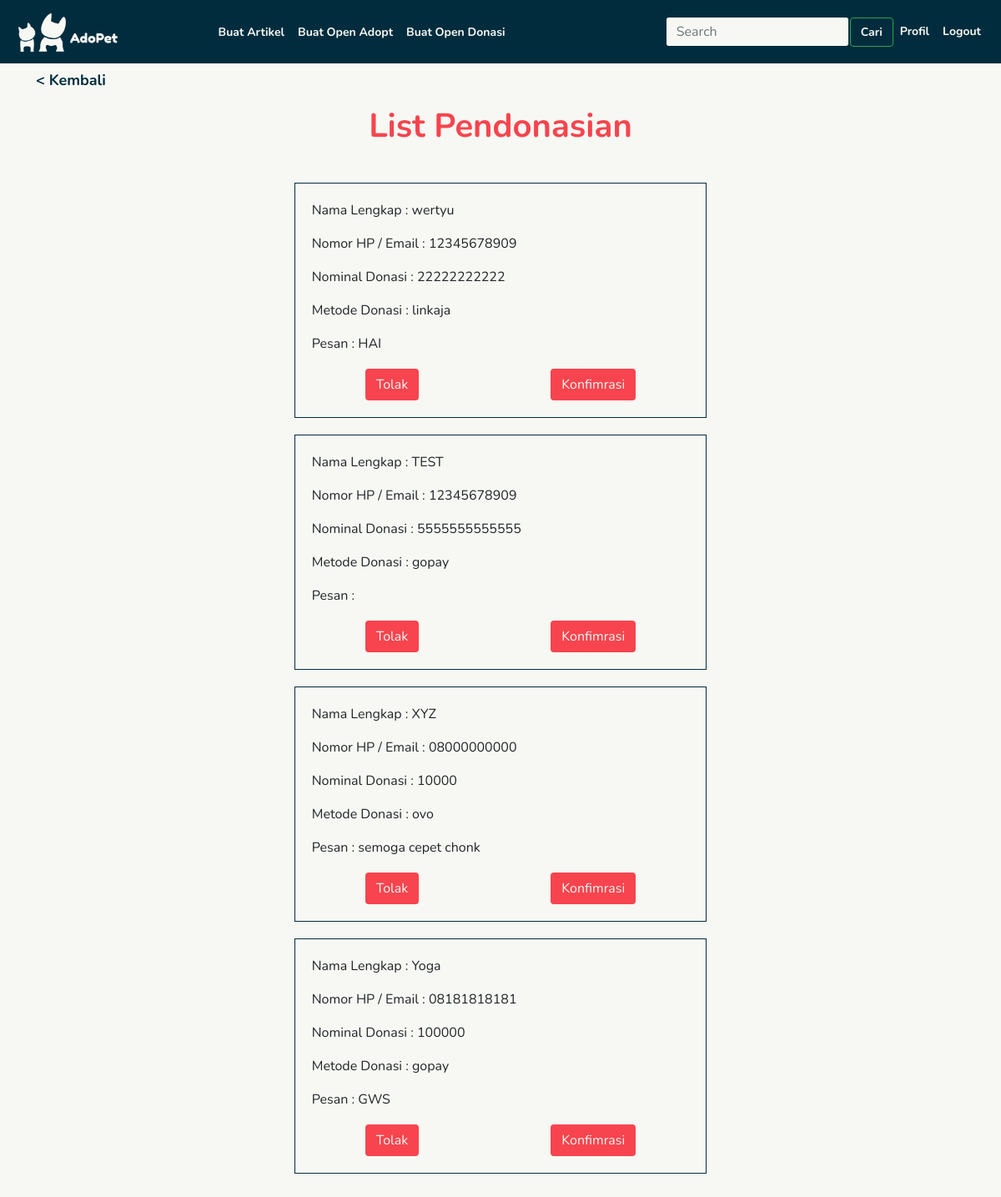
The app's page /user/detail-donasi/2/list-donasi/ with its own data.
### user/models.py (models this page shows)
class Pendonasian(models.Model):
    METODE = [
        ("gopay", "Gopay"),
        ("jenius", "Jenius"),
        ("linkaja", "Linkaja"),
        ("ovo", "OVO"),
        ("bca", "BCA"),
        ("bni", "BNI"),
        ("bri", "BRI"),
        ("mandiri", "Mandiri"),
        ("visa", "Visa")
    ]
    id_donasi = models.CharField(max_length = 50, default = "")
    nominal_donasi = models.CharField(max_length = 50)
    metode_donasi = models.CharField(max_length = 50, choices = METODE)
    nama_pendonasi = models.CharField(max_length = 50)
    hp_email = models.CharField(max_length = 50)
    dukungan = models.CharField(max_length = 500)

### user/views.py (the view)
# urls.py: path('detail-donasi/<id>/list-donasi/', views.list_donasi, name='list_donasi'),
def list_donasi(request, id):
    donasi = Donasi.objects.get(id = id)
    pendonasian = Pendonasian.objects.all().values()
    return render(request, 'opendonasi/list-donasi.html', {'pendonasian' : pendonasian, 'donasi' : donasi})

### templates/opendonasi/list-donasi.html (shortened to what this page needs)
{% extends 'navbar.html' %}
{% block content_block %}
{% load static %}
<head>
	<link rel="stylesheet" href="{% static 'css/openadopt.css' %}" type="text/CSS">
</head>
<a type="button" onclick="location.href='/user/detail-donasi/{{donasi.id}}/'" class="btn btn-kembali"> < Kembali</a>
<div class="container">
    <div class="row justify-content-center">
        <div class="list-donasi">
            <h2 class="judul-post-adopsi" style="padding-bottom: 3vh;">List Pendonasian</h2>
            {% for i in pendonasian %}
            {% if i.id_donasi|stringformat:"s" == donasi.id|stringformat:"s" %}
            <div style="border: 1px solid #002c3e; padding: 20px; margin-top: 20px;">
                <div>
                    <p>Nama Lengkap : {{i.nama_pendonasi}} </p>
                    <p>Nomor HP / Email : {{i.hp_email}} </p>
                    <p>Nominal Donasi : {{i.nominal_donasi}} </p>
                    <p>Metode Donasi : {{i.metode_donasi}} </p>
                    <p>Pesan : {{i.dukungan}} </p>
                </div>
                <div class="row justify-content-center unggah">
                    <form method ="POST" action="{% url 'user:delete_pendonasian' donasi.id i.id %}">{% csrf_token %}
                        <div class="col-6">
                            <button type="submit" class="btn btn-listadopsi">Tolak</button>
                        </div>
                    </form>
                    <form method ="POST" action="{% url 'user:berhasil_donasi' donasi.id i.id %}">{% csrf_token %}
                        <div class="col-6">
                            <button type="submit" class="btn btn-listadopsi">Konfimrasi</button>
                        </div>
                    </form>
                </div>
            </div>
            {% endif %}
            {% endfor %}
        </div>
	</div>
</div>
<br><br>
{% endblock content_block %}

### static/css/style.css (style rules this page uses)
body { background-color: #F7F8F3 !important; font-family: Nunito !important; }
* { box-sizing: border-box; }
.unggah { margin-top: 4%; align-items: center !important; text-align: center !important; }
.btn-kembali { margin-left: 30px; font-family: Nunito; font-weight: 700 !important; font-size: 18px !important; align-items: center; color: #002c3e !important; }
.btn-listadopsi { background-color: #f7444e !important; color: #F7F8F3 !important; margin-left: 8vh; margin-right: 8vh; }

### static/css/openadopt.css (style rules this page uses)
.judul-post-adopsi { font-style: normal; font-weight: bold; font-size: 40px; color: #f7444e; margin-top: 2%; text-align: center; }

### records on screen
Pendonasian: nama_pendonasi "wertyu", hp_email "12345678909", nominal_donasi "22222222222", metode_donasi "linkaja", dukungan "HAI"
Pendonasian: nama_pendonasi "TEST", hp_email "12345678909", nominal_donasi "5555555555555", metode_donasi "gopay"
Pendonasian: nama_pendonasi "XYZ", hp_email "08000000000", nominal_donasi "10000", metode_donasi "ovo", dukungan "semoga cepet chonk"
Pendonasian: nama_pendonasi "Yoga", hp_email "08181818181", nominal_donasi "100000", metode_donasi "gopay", dukungan "GWS"
